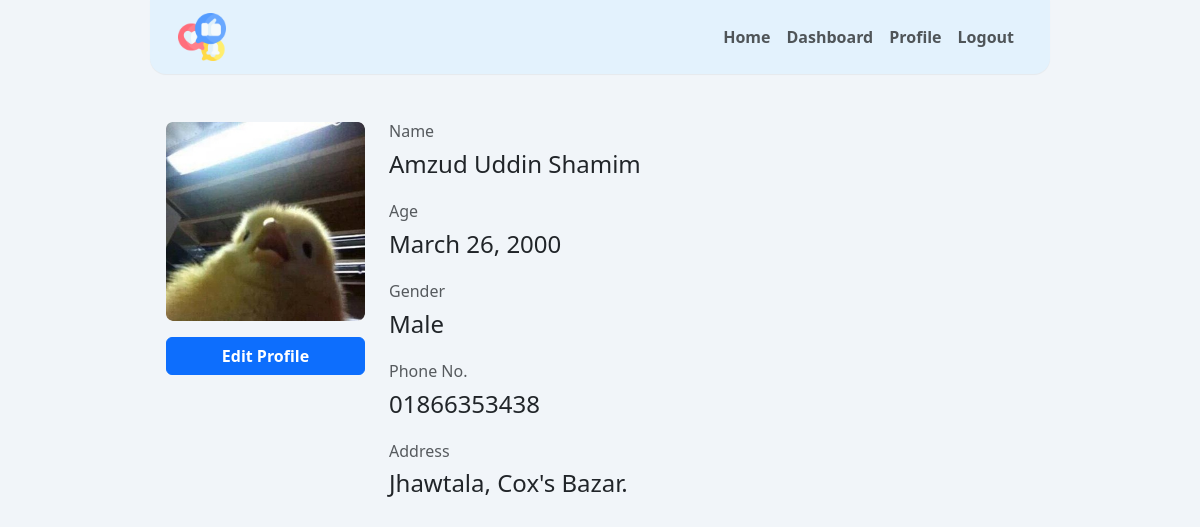
/user/profile/7 (signed in), run on the app's committed database.
### app_user/models.py (models this page shows, shortened)
class Profile(models.Model):
    GENDER_CHOICES = (
        ("Male", "Male"),
        ("Female", "Female"),
    )
    user = models.OneToOneField(User, on_delete=models.CASCADE)
    phone = models.CharField(max_length=15, null=True, blank=True)
    birth_date = models.DateField(null=True, blank=True)
    gender = models.CharField(
        max_length=6, choices=GENDER_CHOICES, null=True, blank=True
    )
    address = models.CharField(max_length=200, null=True, blank=True)
    profile_picture = models.ImageField(upload_to="profile/", null=True, blank=True)

### app_user/views.py (the view)
# urls.py: path("profile/<int:id>", UserProfileView, name="profile"),
def UserProfileView(request, id):
    profile = Profile.objects.get(id=id)
    return render(
        request,
        "user_profile.html",
        {"title": f"{profile.user.username}'s Profile", "profile": profile},
    )

### app_user/templates/user_profile.html (shortened to what this page needs)
{% extends "base.html" %}
{% load static %}
{% block content %}
<div class="px-3 mb-5">
  <div class="row">
    <div class="col-3">
      {% if profile.profile_picture %}
      <img
        class="w-100 rounded"
        src="/{{profile.profile_picture}}"
        alt="{{profile.user.username}}'s dp"
      />
      {% elif profile.gender == 'Female' %}
      <img
        class="w-100 rounded"
        src="{% static 'images/default_female.png' %}"
        alt="{{profile.user.username}}'s dp"
      />
      {% else %}
      <img
        class="w-100 rounded"
        src="{% static 'images/default_male.png' %}"
        alt="{{profile.user.username}}'s dp"
      />
      {% endif %} {% if profile.user == user %}
      <a href="{% url 'edit-user' %}" class="btn btn-primary fw-bold w-100 mt-3"
        >Edit Profile</a
      >
      {% endif %}
    </div>
    <div class="col-9">
      <h6 class="text-muted">Name</h6>
      <h4>{{profile.user.first_name}} {{profile.user.last_name}}</h4>
      <h6 class="text-muted mt-4">Age</h6>
      <h4>{{profile.birth_date}}</h4>
      <h6 class="text-muted mt-4">Gender</h6>
      <h4>{{profile.gender}}</h4>
      <h6 class="text-muted mt-4">Phone No.</h6>
      <h4>{{profile.phone}}</h4>
      <h6 class="text-muted mt-4">Address</h6>
      <h4>{{profile.address}}</h4>
    </div>
  </div>
</div>
{% endblock content %}

### templates/base.html (style rules this page uses)
body { background-color: #f1f5f9; }

### data on the page
Profile: profile_picture (picture), user.first_name "Amzud Uddin", user.last_name "Shamim", birth_date "March 26, 2000", gender "Male", phone "01866353438", address "Jhawtala, Cox's Bazar."
